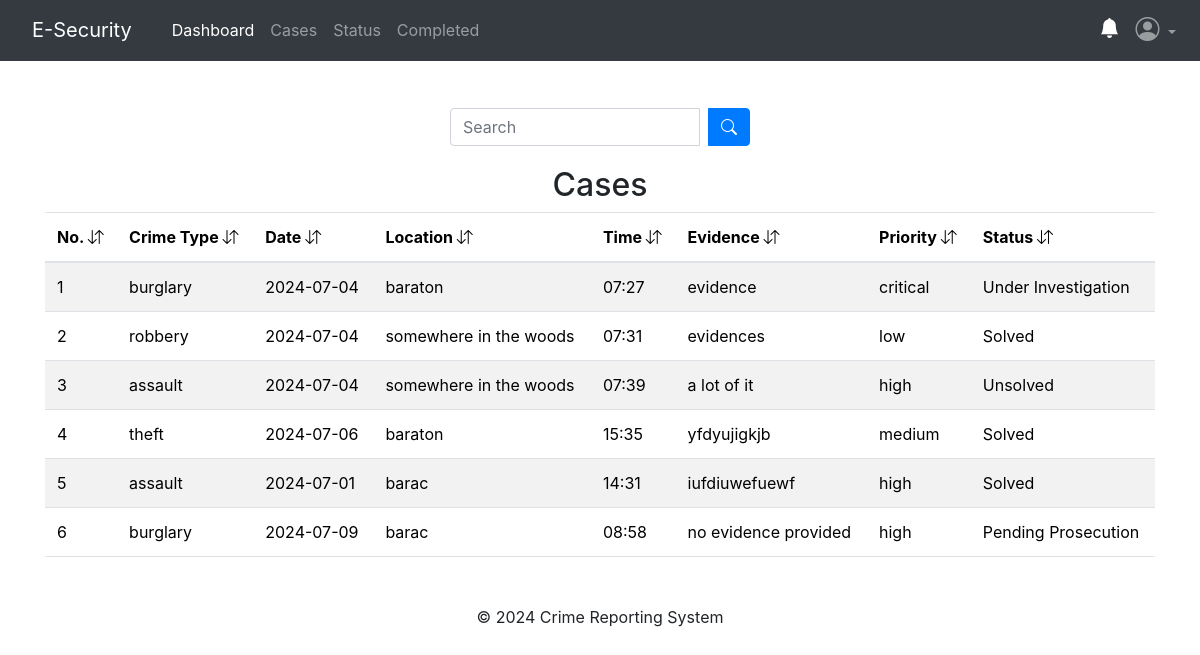
The app's page /officer/assigned-cases (signed in) with its own data.
### app/officers/models.py (models this page shows, shortened)
class CaseReport(db.Model, UserMixin):
    report_id = db.Column(db.Integer, primary_key=True)
    crime_type = db.Column(db.String(120), nullable=False)
    location = db.Column(db.String(40), nullable=False)
    phone_number = db.Column(db.String(10))
    date = db.Column(db.String(10), nullable=False)
    time = db.Column(db.String(10), nullable=False)
    description = db.Column(db.Text, nullable=False)
    evidence = db.Column(db.Text, nullable=False)
    urgency = db.Column(db.String(10), nullable=False)
    deadline = db.Column(db.String(20), nullable=True)
    status = db.Column(db.String(50), nullable=True)
    reports = db.Column(db.Text, nullable=True)
    created_at = db.Column(db.DateTime(timezone=True), default=current_time())
    assigned_officer_id = db.Column(db.Integer, db.ForeignKey('officers.officer_id'))
    assigned_officer = db.relationship('Officers', back_populates='assignments')

### app/officers/routes.py (the view)
@officers.route('/officer/assigned-cases')
@officer_required
def assignedCase():
    officer_id = session['officer_id']
    search_assigned = request.args.get('search_assigned', '')
    try:
        if search_assigned:
            all_cases_assigned = CaseReport.query.filter(
                CaseReport.assigned_officer_id == officer_id
            ).filter(
                or_(
                CaseReport.crime_type.ilike(f'%{search_assigned}%') |
                CaseReport.location.ilike(f'%{search_assigned}%') |
                CaseReport.date.ilike(f'%{search_assigned}%') |
                CaseReport.time.ilike(f'%{search_assigned}%') |
                CaseReport.created_at.ilike(f'%{search_assigned}%') |
                CaseReport.status.ilike(f'%{search_assigned}%') |
                CaseReport.urgency.ilike(f'%{search_assigned}%')
                )
            ).all()
        else:
            all_cases_assigned = CaseReport.query.filter_by(assigned_officer_id=officer_id).all()
    except:
        current_app.logger.error("Database error:")
        flash("No report with the keyword.", "warning")
        return redirect(url_for('officers.assignedCase'))
    return render_template('officer/assigned-cases.html', all_cases_assigned=all_cases_assigned)

### app/officers/routes.py (called while the page is built)
def officer_required(f):
    @wraps(f)
    def decorated_function(*args, **kwargs):
        if not session.get('officer_id'):
            flash('You need to be logged in as an officer to access the page.', 'danger')
            return redirect(url_for('officers.officerLogin'))
        return f(*args, **kwargs)
    return decorated_function

### app/templates/officer/assigned-cases.html (shortened to what this page needs)
{% extends 'officer/master.html' %}
{% block content %}
<div class="container">
    <br>
    <form method="GET, POST" action="{{ url_for('officers.assignedCase') }}" class="search-form">
        <div class="input-group search-input">
            <input type="text" name="search_assigned" class="form-control" placeholder="Search">
            <div class="input-group-append ms-2">
                <button type="submit" class="btn btn-primary">
                    <i class="bi bi-search"></i>
                </button>
            </div>
        </div>
    </form>
{% if all_cases_assigned %}
  <table class="table table-striped table-hover">
    <h2 style="text-align: center;">Cases</h2>
    <thead>
        <tr>
            <th scope="col">No. <i class="bi bi-arrow-down-up"></i></th>
            <th scope="col">Crime Type <i class="bi bi-arrow-down-up"></i></th>
            <th scope="col">Date <i class="bi bi-arrow-down-up"></i></th>
            <th scope="col">Location <i class="bi bi-arrow-down-up"></i></th>
            <th scope="col">Time <i class="bi bi-arrow-down-up"></i></th>
            <th scope="col">Evidence <i class="bi bi-arrow-down-up"></i></th>
            <th scope="col">Priority <i class="bi bi-arrow-down-up"></i></th>
            <th scope="col">Status <i class="bi bi-arrow-down-up"></i></th>
        </tr>
    </thead>
    <tbody>
        {% for cases in all_cases_assigned %}
            <tr  onclick="caseDetails('{{ cases.report_id }}')" style="cursor: pointer;">
                <td>{{ loop.index }}</td>
                <td>{{ cases.crime_type }}</td>
                <td>{{ cases.date }}</td>
                <td>{{ cases.location }}</td>
                <td>{{ cases.time }}</td>
                <td>{{ cases.evidence }}</td>
                <td>{{ cases.urgency }}</td>
                <td>{{ cases.status }}</td>
            </tr>
        {% endfor %}
    </tbody>
  </table>
{% endif %}
{% endblock content %}

### app/templates/officer/master.html (style rules this page uses)
html, body { height: 100%; width: 100%; padding-top: 30px; background-color: #ffffff; }

### app/templates/officer/assigned-cases.html (style rules this page uses)
.search-form { display: flex; justify-content: center; margin-bottom: 20px; }
.search-input { width: 300px; }

### records on screen
CaseReport: crime_type "burglary", date "2024-07-04", location "baraton", time "07:27", evidence "evidence", urgency "critical", status "Under Investigation"
CaseReport: crime_type "robbery", date "2024-07-04", location "somewhere in the woods", time "07:31", evidence "evidences", urgency "low", status "Solved"
CaseReport: crime_type "assault", date "2024-07-04", location "somewhere in the woods", time "07:39", evidence "a lot of it", urgency "high", status "Unsolved"
CaseReport: crime_type "theft", date "2024-07-06", location "baraton", time "15:35", evidence "yfdyujigkjb", urgency "medium", status "Solved"
CaseReport: crime_type "assault", date "2024-07-01", location "barac", time "14:31", evidence "iufdiuwefuewf", urgency "high", status "Solved"
CaseReport: crime_type "burglary", date "2024-07-09", location "barac", time "08:58", evidence "no evidence provided", urgency "high", status "Pending Prosecution"
